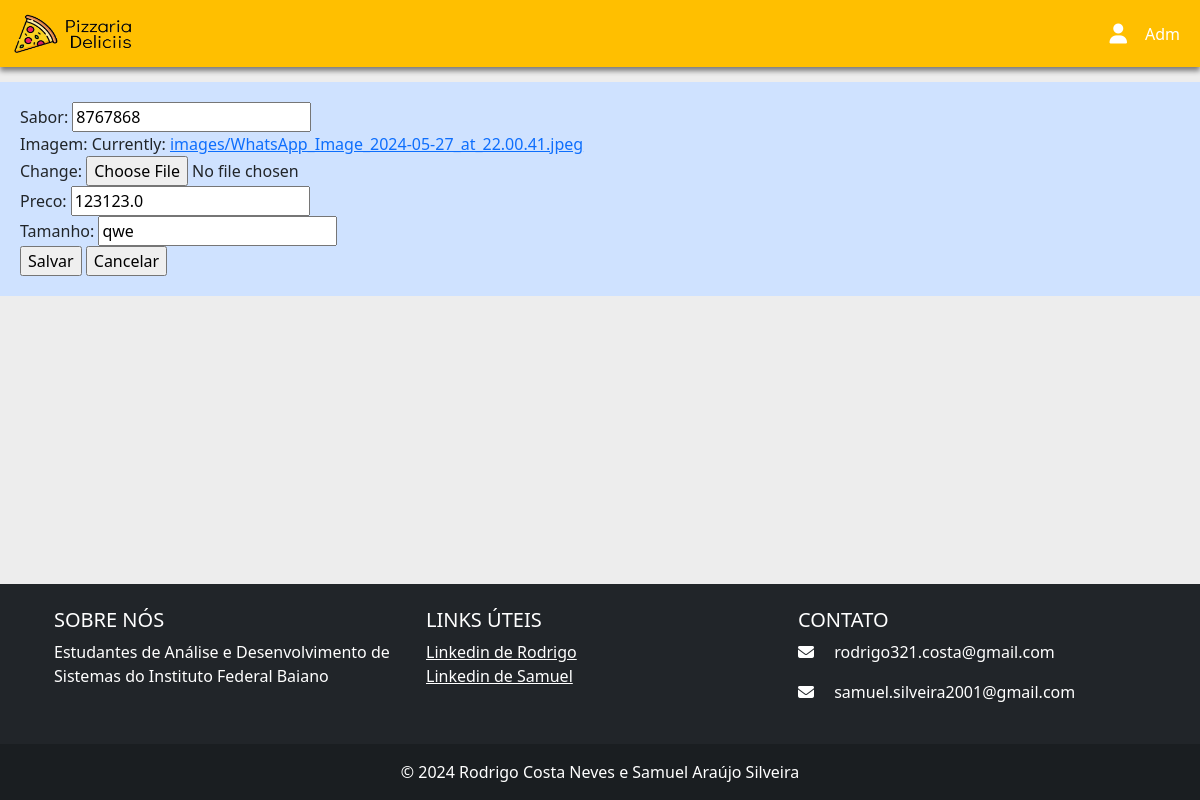
The app's page /pizza/editarPizza/2/ (signed in), older data.
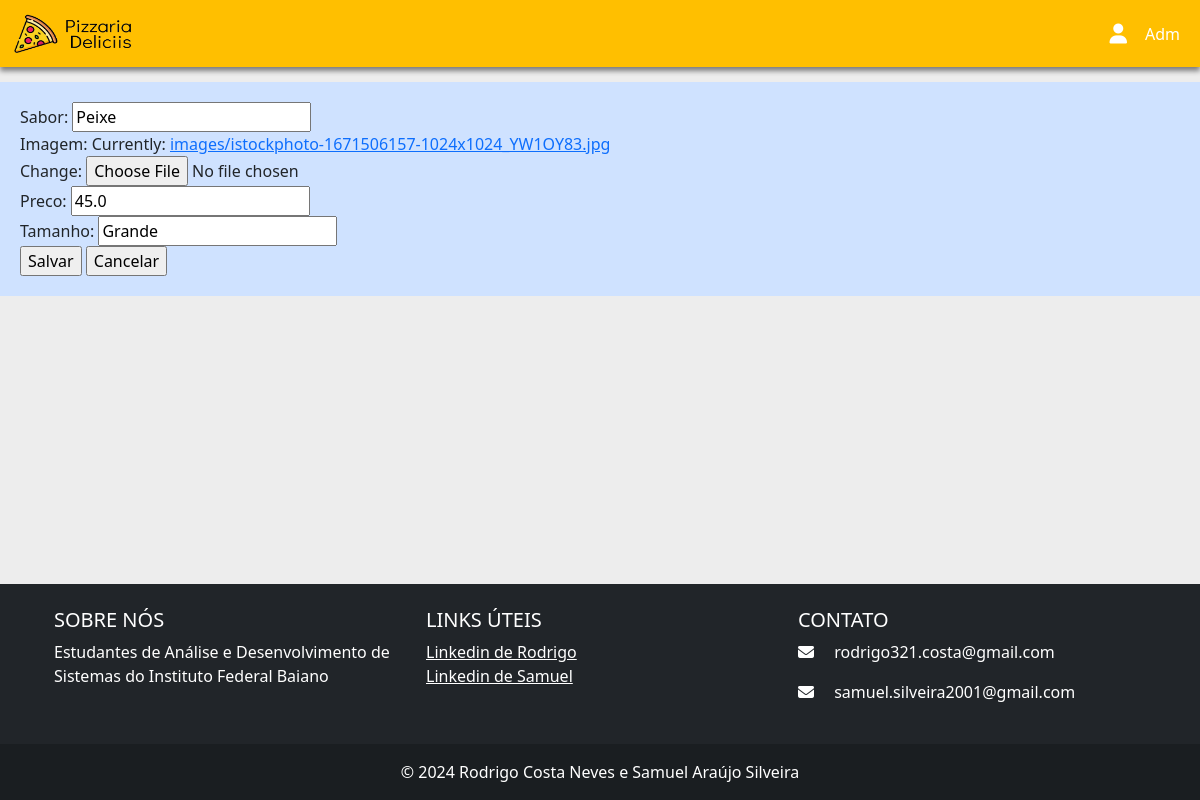
The same page, newer data.
### pizza/models.py (models this page shows, shortened)
class Pizza(models.Model):
    sabor = models.CharField(max_length=100)
    imagem = models.ImageField(upload_to='images/', height_field=None, width_field=None, max_length=255)
    preco = models.FloatField()
    tamanho = models.CharField(max_length=100)

### pizza/views.py (the view)
# urls.py: path('editarPizza/<int:pizza_id>/', views.editarPizza, name='editarPizza'),
def editarPizza(request, pizza_id):
    if request.user.is_authenticated and request.user.tipo == "A":
        pizza = Pizza.objects.get(pk=pizza_id)
        form = PizzaForm(instance=pizza)
        return render(request, 'editarPizza.html', {'form':form, 'pizza':pizza})
    else:
        return render(request,"login.html",{'error':'Você não está logado ou não tem permissão de administrador.'})

### pizza/forms.py
class PizzaForm(ModelForm):
    class Meta():
        model = Pizza
        fields = '__all__'

### pizza/templates/editarPizza.html (shortened to what this page needs)
{% load static %}
<!DOCTYPE html>
<html lang="en">
<head>
    <link href="https://cdn.jsdelivr.net/npm/bootstrap@5.0.2/dist/css/bootstrap.min.css" rel="stylesheet">
    <link rel="stylesheet" href="{% static 'css/admin.css' %}">
</head>
<body style="background-color: #EDEDED;">
<nav class="navbar navbar-expand-lg" id="nav" style="background-color: #FFBF00">
    <div class="container-fluid">
        <a class="navbar-brand" href="#" style="color: white">
            <img src="{%static 'img/Pizzaria(1).png' %}" alt="" width="120" height="40" class="d-inline-block align-text-top">
        </a>
        <div class="collapse navbar-collapse" id="navbarNav">
            <ul class="navbar-nav ms-auto">
                <li class="nav-item d-flex align-items-center">
                    <i class="fa-solid fa-user fa-lg" style="color: white; margin-right: 10px;"></i>
                    <a class="nav-link active" aria-current="page" href="#" style="color: white">{{user.nome}}</a>
                </li>
            </ul>
        </div>
    </div>
</nav>
<form action="{% url 'realizarEdicao' pizza.id %}" method="POST" enctype="multipart/form-data" id="editarPizza" style="margin-top: 15px; background-color: #CFE2FF; border-width: 20px; border-color:#CFE2FF; border-style:solid ">
    {{form}}
    <input type="submit" value="Salvar">
    <input type="submit" value="Cancelar">
 </form>
      <footer class="bg-dark text-white text-center text-lg-start">
        <div class="container p-4">
            <div class="row">
                <div class="col-lg-4 col-md-6 mb-4 mb-md-0">
                    <h5 class="text-uppercase">Sobre nós</h5>
                    <p>
                        Estudantes de Análise e Desenvolvimento de Sistemas do Instituto Federal Baiano
                    </p>
                </div>
                <div class="col-lg-4 col-md-6 mb-4 mb-md-0">
                    <h5 class="text-uppercase">Links úteis</h5>
                    <ul class="list-unstyled mb-0">
                        <li>
                            <a href="https://www.linkedin.com/in/rodrigo-costa-411038255/" target="_blank" class="text-white">Linkedin de Rodrigo</a>
                        </li>
                        <li>
                            <a href="https://www.linkedin.com/in/samuel-ara%C3%BAjo-silveira-b205711a4/" target="_blank" class="text-white">Linkedin de Samuel</a>
                        </li>
                    </ul>
                </div>
                <div class="col-lg-4 col-md-12 mb-4 mb-md-0">
                    <h5 class="text-uppercase">Contato</h5>
                    <ul class="list-unstyled">
                        <li>
                            <p>
                              <i class="fas fa-envelope me-3"></i> rodrigo321.costa@gmail.com
                            </p>
                        </li>
                        <li>
                            <p>
                                <i class="fas fa-envelope me-3"></i> samuel.silveira2001@gmail.com
                            </p>
                        </li>
                    </ul>
                </div>
            </div>
        </div>
        <div class="text-center p-3" style="background-color: rgba(0, 0, 0, 0.2);">
            © 2024 Rodrigo Costa Neves e Samuel Araújo Silveira
        </div>
    </footer>
</body>
</html>

Row changes from the older to the newer data that the page shows:
changed Pizza: sabor "8767868" → "Peixe"; preco "123123.0" → "45.0"; tamanho "qwe" → "Grande"
Text that changed along with them:
text no longer shown: "Sabor: Imagem: Currently: images/WhatsApp_Image_2024-05-27_at_22.00.41.jpeg Change: Preco: Tamanho:"
text now shown: "Sabor: Imagem: Currently: images/istockphoto-1671506157-1024x1024_YW1OY83.jpg Change: Preco: Tamanho:"
